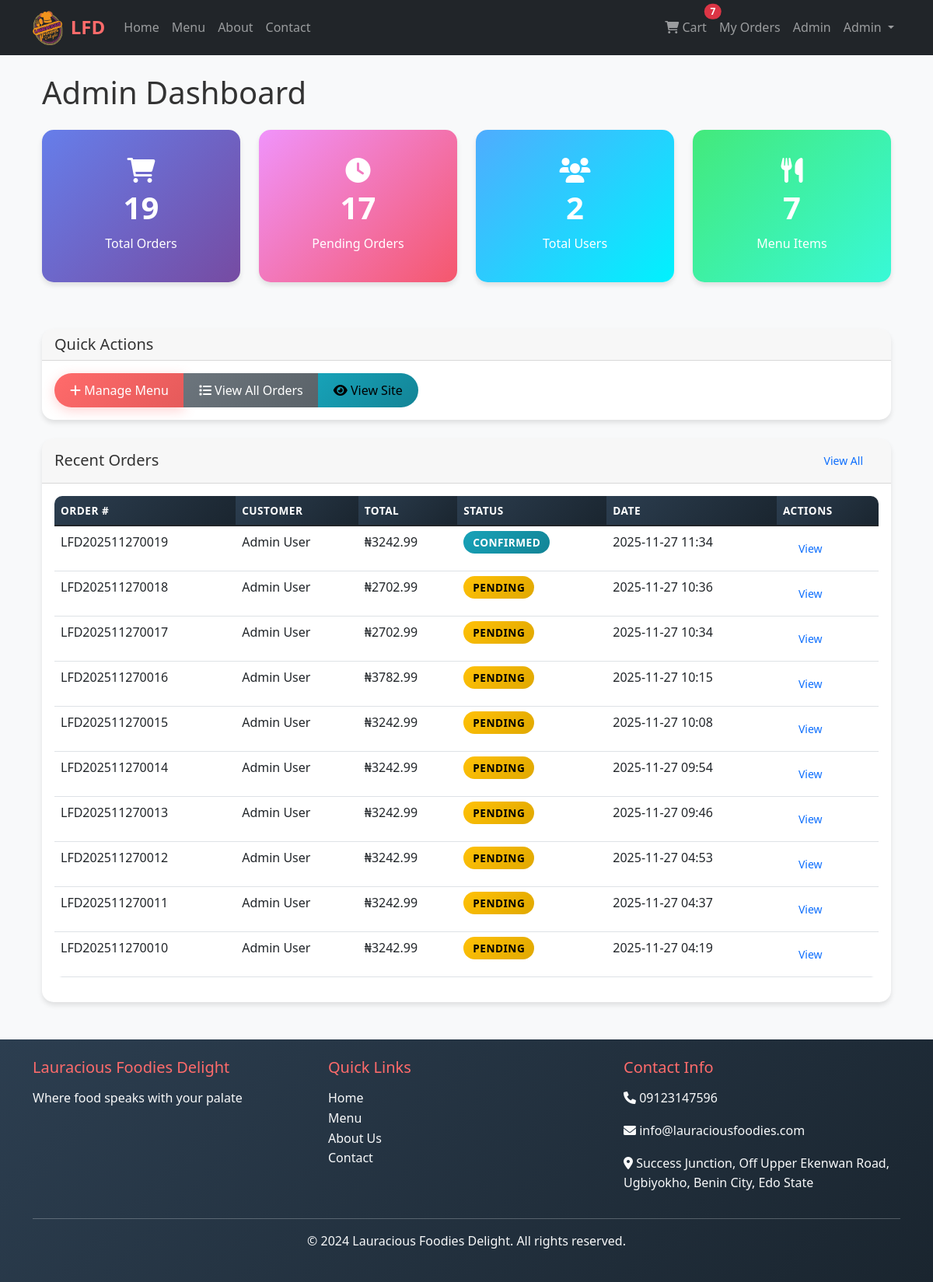
Page /admin/dashboard (signed in) on the committed database.
### app/models.py (models this page shows, shortened)
class User(UserMixin, db.Model):
    id = db.Column(db.Integer, primary_key=True)
    username = db.Column(db.String(80), unique=True, nullable=False)
    email = db.Column(db.String(120), unique=True, nullable=False)
    password_hash = db.Column(db.String(128))
    first_name = db.Column(db.String(50), nullable=False)
    last_name = db.Column(db.String(50), nullable=False)
    phone = db.Column(db.String(20))
    address = db.Column(db.Text)
    is_admin = db.Column(db.Boolean, default=False)
    created_at = db.Column(db.DateTime, default=datetime.utcnow)
    orders = db.relationship('Order', backref='customer', lazy='dynamic')

class Order(db.Model):
    id = db.Column(db.Integer, primary_key=True)
    order_number = db.Column(db.String(20), unique=True, nullable=False)
    customer_id = db.Column(db.Integer, db.ForeignKey('user.id'), nullable=False)
    total_amount = db.Column(db.Float, nullable=False, default=0.0)
    status = db.Column(db.String(20), default='pending')
    payment_method = db.Column(db.String(50))
    delivery_address = db.Column(db.Text)
    phone_number = db.Column(db.String(20))
    notes = db.Column(db.Text)
    created_at = db.Column(db.DateTime, default=datetime.utcnow)
    updated_at = db.Column(db.DateTime, default=datetime.utcnow, onupdate=datetime.utcnow)
    paystack_ref   = db.Column(db.String(40), unique=True, nullable=True)
    payment_status = db.Column(db.String(20), default='pending')
    order_items = db.relationship('OrderItem', backref='order', lazy='dynamic', cascade='all, delete-orphan')

### app/routes/admin.py (the view)
@bp.route('/dashboard')
def dashboard():
    total_orders = Order.query.count()
    pending_orders = Order.query.filter_by(status='pending').count()
    total_users = User.query.count()
    total_items = MenuItem.query.count()
    recent_orders = Order.query.order_by(Order.created_at.desc()).limit(10).all()
    return render_template('admin/dashboard.html',
                         total_orders=total_orders,
                         pending_orders=pending_orders,
                         total_users=total_users,
                         total_items=total_items,
                         recent_orders=recent_orders)

### app/routes/admin.py (called while the page is built)
@bp.before_request
@login_required
def require_admin():
    if not current_user.is_admin:
        flash('Access denied. Admin privileges required.', 'danger')
        return redirect(url_for('main.index'))

### app/templates/admin/dashboard.html (shortened to what this page needs)
{% extends "base.html" %}
{% block content %}
<div class="container-fluid">
    <h1 class="mb-4">Admin Dashboard</h1>
    <div class="row mb-4">
        <div class="col-lg-3 col-md-6 mb-3">
            <div class="card admin-card text-center">
                <div class="card-body">
                    <i class="fas fa-shopping-cart fa-2x mb-2"></i>
                    <h3>{{ total_orders }}</h3>
                    <p class="mb-0">Total Orders</p>
                </div>
            </div>
        </div>
        <div class="col-lg-3 col-md-6 mb-3">
            <div class="card admin-card text-center" style="background: linear-gradient(135deg, #f093fb 0%, #f5576c 100%);">
                <div class="card-body">
                    <i class="fas fa-clock fa-2x mb-2"></i>
                    <h3>{{ pending_orders }}</h3>
                    <p class="mb-0">Pending Orders</p>
                </div>
            </div>
        </div>
        <div class="col-lg-3 col-md-6 mb-3">
            <div class="card admin-card text-center" style="background: linear-gradient(135deg, #4facfe 0%, #00f2fe 100%);">
                <div class="card-body">
                    <i class="fas fa-users fa-2x mb-2"></i>
                    <h3>{{ total_users }}</h3>
                    <p class="mb-0">Total Users</p>
                </div>
            </div>
        </div>
        <div class="col-lg-3 col-md-6 mb-3">
            <div class="card admin-card text-center" style="background: linear-gradient(135deg, #43e97b 0%, #38f9d7 100%);">
                <div class="card-body">
                    <i class="fas fa-utensils fa-2x mb-2"></i>
                    <h3>{{ total_items }}</h3>
                    <p class="mb-0">Menu Items</p>
                </div>
            </div>
        </div>
    </div>
    <div class="row mb-4">
        <div class="col-12">
            <div class="card">
                <div class="card-header">
                    <h5 class="mb-0">Quick Actions</h5>
                </div>
                <div class="card-body">
                    <div class="btn-group" role="group">
                        <a href="{{ url_for('admin.menu_management') }}" class="btn btn-primary">
                            <i class="fas fa-plus"></i> Manage Menu
                        </a>
                        <a href="{{ url_for('admin.orders') }}" class="btn btn-secondary">
                            <i class="fas fa-list"></i> View All Orders
                        </a>
                        <a href="{{ url_for('main.index') }}" class="btn btn-info" target="_blank">
                            <i class="fas fa-eye"></i> View Site
                        </a>
                    </div>
                </div>
            </div>
        </div>
    </div>
    <div class="row">
        <div class="col-12">
            <div class="card">
                <div class="card-header d-flex justify-content-between align-items-center">
                    <h5 class="mb-0">Recent Orders</h5>
                    <a href="{{ url_for('admin.orders') }}" class="btn btn-sm btn-outline-primary">View All</a>
                </div>
                <div class="card-body">
                    <div class="table-responsive">
                        <table class="table table-hover">
                            <thead>
                                <tr>
                                    <th>Order #</th>
                                    <th>Customer</th>
                                    <th>Total</th>
                                    <th>Status</th>
                                    <th>Date</th>
                                    <th>Actions</th>
                                </tr>
                            </thead>
                            <tbody>
                                {% for order in recent_orders %}
                                <tr>
                                    <td>{{ order.order_number }}</td>
                                    <td>{{ order.customer.first_name }} {{ order.customer.last_name }}</td>
                                    <td>₦{{ "%.2f"|format(order.total_amount) }}</td>
                                    <td>
                                        <span class="order-status status-{{ order.status }}">{{ order.status.title() }}</span>
                                    </td>
                                    <td>{{ order.created_at.strftime('%Y-%m-%d %H:%M') }}</td>
                                    <td>
                                        <a href="{{ url_for('admin.orders') }}" class="btn btn-sm btn-outline-primary">View</a>
                                    </td>
                                </tr>
                                {% endfor %}
                            </tbody>
                        </table>
                    </div>
                </div>
            </div>
        </div>
    </div>
</div>
{% endblock %}

### app/templates/base.html (shortened to what this page needs)
<!DOCTYPE html>
<html lang="en">
<head>
    <link href="https://cdn.jsdelivr.net/npm/bootstrap@5.1.3/dist/css/bootstrap.min.css" rel="stylesheet">
    <link rel="stylesheet" href="https://cdnjs.cloudflare.com/ajax/libs/font-awesome/6.0.0/css/all.min.css">
    <link rel="stylesheet" href="{{ url_for('static', filename='css/style.css') }}">
</head>
<body>
    <nav class="navbar navbar-expand-lg navbar-dark bg-dark">
        <div class="container">
            <a class="navbar-brand d-flex align-items-center" href="{{ url_for('main.index') }}">
                <img src="{{ url_for('static', filename='images/log.png') }}"
                     alt="Lauracious Logo"
                     style="height: 45px; width: auto; margin-right: 10px; border-radius: 5px;">
                <span>LFD</span>
            </a>
            <div class="collapse navbar-collapse" id="navbarNav">
                <ul class="navbar-nav me-auto">
                    <li class="nav-item">
                        <a class="nav-link" href="{{ url_for('main.index') }}">Home</a>
                    </li>
                    <li class="nav-item">
                        <a class="nav-link" href="{{ url_for('menu.menu') }}">Menu</a>
                    </li>
                    <li class="nav-item">
                        <a class="nav-link" href="{{ url_for('main.about') }}">About</a>
                    </li>
                    <li class="nav-item">
                        <a class="nav-link" href="{{ url_for('main.contact') }}">Contact</a>
                    </li>
                </ul>
                <ul class="navbar-nav">
                    {% if current_user.is_authenticated %}
                        <li class="nav-item">
                            <a class="nav-link position-relative" href="{{ url_for('orders.cart') }}">
                              <i class="fas fa-shopping-cart"></i> Cart
                              {% if total_items %}
                                <span class="badge bg-danger rounded-pill position-absolute top-0 start-100 translate-middle">
                                  {{ total_items }}
                                </span>
                              {% endif %}
                            </a>
                          </li>
                        <li class="nav-item">
                            <a class="nav-link" href="{{ url_for('orders.my_orders') }}">My Orders</a>
                        </li>
                        {% if current_user.is_admin %}
                        <li class="nav-item">
                            <a class="nav-link" href="{{ url_for('admin.dashboard') }}">Admin</a>
                            </li>
                        {% endif %}
                        <li class="nav-item dropdown">
                            <a class="nav-link dropdown-toggle" href="#" id="navbarDropdown" data-bs-toggle="dropdown">
                                {{ current_user.first_name }}
                            </a>
                        </li>
                    {% endif %}
                </ul>
            </div>
        </div>
    </nav>
    <main class="container my-4">
        {% block content %}{% endblock %}
    </main>
    <footer class="bg-dark text-light mt-5 py-4">
        <div class="container">
            <div class="row">
                <div class="col-md-4">
                    <h5>Lauracious Foodies Delight</h5>
                    <p>Where food speaks with your palate</p>
                </div>
                <div class="col-md-4">
                    <h5>Quick Links</h5>
                    <ul class="list-unstyled">
                        <li><a href="{{ url_for('main.index') }}" class="text-light">Home</a></li>
                        <li><a href="{{ url_for('menu.menu') }}" class="text-light">Menu</a></li>
                        <li><a href="{{ url_for('main.about') }}" class="text-light">About Us</a></li>
                        <li><a href="{{ url_for('main.contact') }}" class="text-light">Contact</a></li>
                    </ul>
                </div>
                <div class="col-md-4">
                    <h5>Contact Info</h5>
                    <p><i class="fas fa-phone"></i> 09123147596</p>
                    <p><i class="fas fa-envelope"></i> info@lauraciousfoodies.com</p>
                    <p><i class="fas fa-map-marker-alt"></i> Success Junction, Off Upper Ekenwan Road, Ugbiyokho, Benin City, Edo State</p>
                </div>
            </div>
            <hr class="bg-light">
            <div class="text-center">
                <p>&copy; 2024 Lauracious Foodies Delight. All rights reserved.</p>
            </div>
        </div>
    </footer>
</body>
</html>

### app/static/css/style.css (style rules this page uses)
:root { --primary-color: #ff6b6b; --secondary-color: #4ecdc4; --dark-color: #2c3e50; --light-color: #ecf0f1; --success-color: #28a745; --warning-color: #ffc107; --danger-color: #dc3545; --info-color: #17a2b8; }
* { box-sizing: border-box; }
body { font-family: 'Segoe UI', Tahoma, Geneva, Verdana, sans-serif; line-height: 1.6; color: #333; background-color: #f8f9fa; }
.navbar-brand { font-weight: bold; font-size: 1.5rem; color: var(--primary-color) !important; }
.navbar-nav .nav-link { font-weight: 500; transition: color 0.3s ease; }
.card { transition: all 0.3s ease; border: none; border-radius: 15px; overflow: hidden; box-shadow: 0 4px 6px rgba(0, 0, 0, 0.1); }
.btn { border-radius: 25px; padding: 10px 20px; font-weight: 500; transition: all 0.3s ease; border: none; }
.btn-primary { background: linear-gradient(135deg, var(--primary-color), #e55a5a); box-shadow: 0 4px 15px rgba(255, 107, 107, 0.3); }
.btn-secondary { background: linear-gradient(135deg, #6c757d, #5a6268); }
.btn-info { background: linear-gradient(135deg, var(--info-color), #138496); }
.order-status { padding: 5px 12px; border-radius: 20px; font-size: 0.85rem; font-weight: 600; text-transform: uppercase; letter-spacing: 0.5px; }
.status-pending { background: linear-gradient(135deg, var(--warning-color), #e0a800); color: #000; }
.status-confirmed { background: linear-gradient(135deg, var(--info-color), #138496); color: #fff; }
.admin-card { background: linear-gradient(135deg, #667eea 0%, #764ba2 100%); color: white; border-radius: 15px; padding: 20px; margin-bottom: 20px; text-align: center; transition: all 0.3s ease; }
.admin-card h3 { margin-bottom: 10px; font-size: 2.5rem; font-weight: bold; }
.table { border-radius: 10px; overflow: hidden; }
.table thead th { background: linear-gradient(135deg, var(--dark-color), #1a252f); color: white; border: none; font-weight: 600; text-transform: uppercase; font-size: 0.85rem; letter-spacing: 0.5px; }
footer { background: linear-gradient(135deg, var(--dark-color), #1a252f); margin-top: auto; }
footer h5 { color: var(--primary-color); margin-bottom: 15px; }
footer a { color: #bdc3c7; text-decoration: none; transition: color 0.3s ease; }

### rows in the picture
User: first_name "Admin"
Order: order_number "LFD202511270019", customer.first_name "Admin", customer.last_name "User", total_amount "3242.99", status "CONFIRMED", created_at "2025-11-27 11:34"
Order: order_number "LFD202511270018", customer.first_name "Admin", customer.last_name "User", total_amount "2702.99", status "PENDING", created_at "2025-11-27 10:36"
Order: order_number "LFD202511270017", customer.first_name "Admin", customer.last_name "User", total_amount "2702.99", status "PENDING", created_at "2025-11-27 10:34"
Order: order_number "LFD202511270016", customer.first_name "Admin", customer.last_name "User", total_amount "3782.99", status "PENDING", created_at "2025-11-27 10:15"
Order: order_number "LFD202511270015", customer.first_name "Admin", customer.last_name "User", total_amount "3242.99", status "PENDING", created_at "2025-11-27 10:08"
Order: order_number "LFD202511270014", customer.first_name "Admin", customer.last_name "User", total_amount "3242.99", status "PENDING", created_at "2025-11-27 09:54"
Order: order_number "LFD202511270013", customer.first_name "Admin", customer.last_name "User", total_amount "3242.99", status "PENDING", created_at "2025-11-27 09:46"
Order: order_number "LFD202511270012", customer.first_name "Admin", customer.last_name "User", total_amount "3242.99", status "PENDING", created_at "2025-11-27 04:53"
Order: order_number "LFD202511270011", customer.first_name "Admin", customer.last_name "User", total_amount "3242.99", status "PENDING", created_at "2025-11-27 04:37"
Order: order_number "LFD202511270010", customer.first_name "Admin", customer.last_name "User", total_amount "3242.99", status "PENDING", created_at "2025-11-27 04:19"

### other values in the picture
{{ total_items }} "7"
{{ total_orders }} "19"
{{ pending_orders }} "17"
{{ total_users }} "2"
